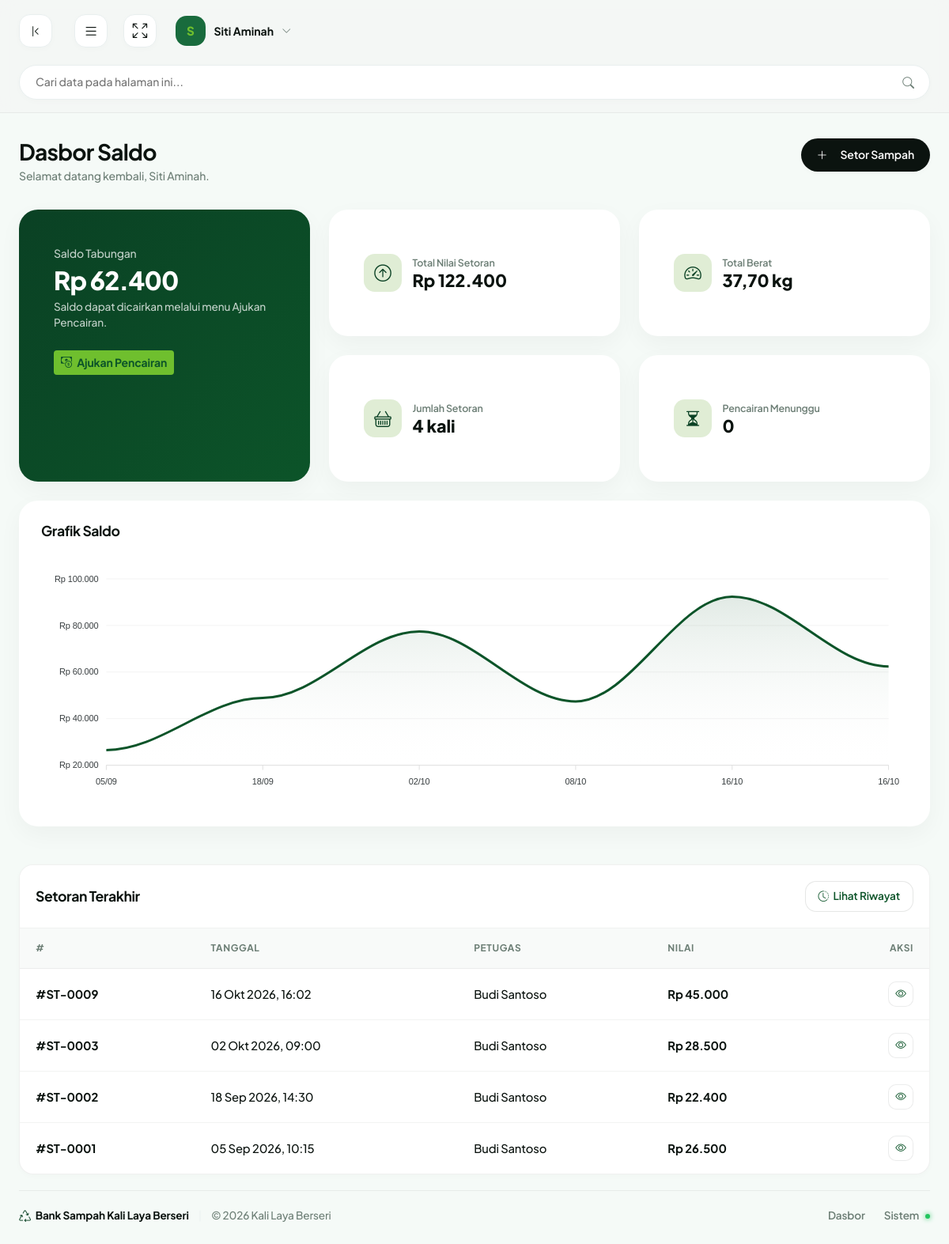
Screenshot of /nasabah/dashboard.php (signed in) with the database file from the repository.
### tables this page shows
CREATE TABLE `saldo_mutasi` (
  `id` int NOT NULL,
  `user_id` int NOT NULL,
  `tipe` enum('kredit','debit') NOT NULL,
  `nominal` decimal(14,2) NOT NULL DEFAULT '0.00',
  `saldo_akhir` decimal(14,2) NOT NULL DEFAULT '0.00',
  `ref_type` varchar(20) DEFAULT NULL,
  `ref_id` int DEFAULT NULL,
  `keterangan` varchar(255) DEFAULT NULL,
  `tanggal` datetime NOT NULL
);

CREATE TABLE `setoran` (
  `id` int NOT NULL,
  `user_id` int NOT NULL,
  `tanggal` datetime NOT NULL,
  `total_nilai` decimal(14,2) NOT NULL DEFAULT '0.00',
  `petugas_id` int DEFAULT NULL,
  `catatan` text
);

CREATE TABLE `users` (
  `id_user` int NOT NULL,
  `name` varchar(100) NOT NULL,
  `email` varchar(150) NOT NULL,
  `password` varchar(255) DEFAULT NULL,
  `google_id` varchar(64) DEFAULT NULL,
  `avatar` varchar(255) DEFAULT NULL,
  `role` enum('nasabah','pengurus','ketua') NOT NULL DEFAULT 'nasabah',
  `nik` varchar(20) DEFAULT NULL,
  `no_hp` varchar(20) DEFAULT NULL,
  `alamat` text,
  `code` int NOT NULL DEFAULT '0',
  `status` varchar(20) NOT NULL DEFAULT 'notverified',
  `aktif` tinyint(1) NOT NULL DEFAULT '1',
  `created_at` timestamp NOT NULL DEFAULT CURRENT_TIMESTAMP
);

### includes/fungsi.php (called while the page is built, shortened)
<?php
if (!function_exists('e')) {
    function e($value): string
    {
        return htmlspecialchars((string) $value, ENT_QUOTES, 'UTF-8');
    }
}
if (!function_exists('rupiah')) {
    function rupiah($angka, bool $prefix = true): string
    {
        $hasil = number_format((float) $angka, 0, ',', '.');
        return $prefix ? 'Rp ' . $hasil : $hasil;
    }
}
if (!function_exists('kg')) {
    function kg($angka): string
    {
        return number_format((float) $angka, 2, ',', '.') . ' kg';
    }
}
if (!function_exists('tanggal_id')) {
    function tanggal_id(?string $tanggal): string
    {
        $bulan = [
            1 => 'Jan', 'Feb', 'Mar', 'Apr', 'Mei', 'Jun',
            'Jul', 'Agu', 'Sep', 'Okt', 'Nov', 'Des',
        ];
        $ts = strtotime($tanggal);
        return date('d', $ts) . ' ' . $bulan[(int) date('n', $ts)] . ' ' . date('Y', $ts);
    }
}
if (!function_exists('tanggal_waktu_id')) {
    function tanggal_waktu_id(?string $tanggal): string
    {
        $ts = strtotime($tanggal);
        return tanggal_id($tanggal) . ', ' . date('H:i', $ts);
    }
}
if (!function_exists('get_saldo')) {
    function get_saldo(mysqli $con, int $user_id): float
    {
        $stmt = mysqli_prepare(
            $con,
            'SELECT saldo_akhir FROM saldo_mutasi WHERE user_id = ? ORDER BY id DESC LIMIT 1'
        );
        mysqli_stmt_bind_param($stmt, 'i', $user_id);
        mysqli_stmt_execute($stmt);
        $res = mysqli_stmt_get_result($stmt);
        $row = $res ? mysqli_fetch_assoc($res) : null;
        return $row ? (float) $row['saldo_akhir'] : 0.0;
    }
}

### includes/auth.php (called while the page is built, shortened)
<?php
require_once __DIR__ . '/../connection.php';
require_once __DIR__ . '/fungsi.php';
if (!function_exists('current_user')) {
    function current_user(): array
    {
        return [
            'id_user' => (int) ($_SESSION['id_user'] ?? 0),
            'name'    => $_SESSION['name'] ?? '',
            'email'   => $_SESSION['email'] ?? '',
            'role'    => $_SESSION['role'] ?? '',
        ];
    }
}

### nasabah/dashboard.php (the view, shortened to what this page needs)
<?php
$base = '../';
require_once __DIR__ . '/../includes/auth.php';
$u   = current_user();
$uid = $u['id_user'];
$saldo = get_saldo($con, $uid);
$stmt = mysqli_prepare($con, "SELECT COALESCE(SUM(total_nilai),0) AS total, COUNT(*) AS jumlah FROM setoran WHERE user_id = ?");
mysqli_stmt_bind_param($stmt, 'i', $uid);
mysqli_stmt_execute($stmt);
$row = mysqli_fetch_assoc(mysqli_stmt_get_result($stmt));
$total_setoran = (float) $row['total'];
$jumlah_setoran = (int) $row['jumlah'];
$stmt = mysqli_prepare($con, "SELECT COALESCE(SUM(d.berat_kg),0) AS total FROM detail_setoran d JOIN setoran s ON s.id = d.setoran_id WHERE s.user_id = ?");
mysqli_stmt_bind_param($stmt, 'i', $uid);
mysqli_stmt_execute($stmt);
$row = mysqli_fetch_assoc(mysqli_stmt_get_result($stmt));
$total_berat = (float) $row['total'];
$stmt = mysqli_prepare($con, "SELECT COUNT(*) AS c FROM pencairan WHERE user_id = ? AND status = 'menunggu'");
mysqli_stmt_bind_param($stmt, 'i', $uid);
mysqli_stmt_execute($stmt);
$row = mysqli_fetch_assoc(mysqli_stmt_get_result($stmt));
$pencairan_menunggu = (int) $row['c'];
$stmt = mysqli_prepare($con, "SELECT s.id, s.tanggal, s.total_nilai, u.name AS petugas FROM setoran s LEFT JOIN users u ON u.id_user = s.petugas_id WHERE s.user_id = ? ORDER BY s.tanggal DESC LIMIT 5");
mysqli_stmt_bind_param($stmt, 'i', $uid);
mysqli_stmt_execute($stmt);
$setoran_list = mysqli_stmt_get_result($stmt);
$setoran_rows = [];
while ($r = mysqli_fetch_assoc($setoran_list)) { $setoran_rows[] = $r; }
$page_title    = 'Dasbor Saldo';
$page_subtitle = 'Selamat datang kembali, ' . $u['name'] . '.';
$page_actions  = '<a href="setor.php" class="btn btn-dark-custom"><i class="bi bi-plus-lg me-1"></i> Setor Sampah</a>';
require __DIR__ . '/../includes/header.php';
?>
<div class="row g-4">
  <div class="col-lg-4">
    <div class="card h-100" style="background: linear-gradient(135deg, var(--brand-forest-medium), var(--brand-forest-dark)); color:#fff; border:none;">
      <div class="card-body">
        <span class="stat-label" style="color: rgba(255,255,255,.75);">Saldo Tabungan</span>
        <div class="stat-value" style="color:#fff; font-size: 2rem; margin:.35rem 0;"><?= e(rupiah($saldo)) ?></div>
        <p class="mb-4" style="color: rgba(255,255,255,.75); font-size:.85rem;">Saldo dapat dicairkan melalui menu Ajukan Pencairan.</p>
        <a href="pencairan.php" class="btn btn-sm" style="background: var(--brand-lime); color: var(--brand-forest-dark); font-weight:700;">
          <i class="bi bi-cash-coin me-1"></i> Ajukan Pencairan
        </a>
      </div>
    </div>
  </div>
  <div class="col-lg-8">
    <div class="row g-4">
      <div class="col-sm-6">
        <div class="card h-100"><div class="card-body stat-mini">
          <div class="stat-mini-icon"><i class="bi bi-arrow-up-circle"></i></div>
          <div><div class="stat-mini-label">Total Nilai Setoran</div><div class="stat-mini-value"><?= e(rupiah($total_setoran)) ?></div></div>
        </div></div>
      </div>
      <div class="col-sm-6">
        <div class="card h-100"><div class="card-body stat-mini">
          <div class="stat-mini-icon"><i class="bi bi-speedometer2"></i></div>
          <div><div class="stat-mini-label">Total Berat</div><div class="stat-mini-value"><?= e(kg($total_berat)) ?></div></div>
        </div></div>
      </div>
      <div class="col-sm-6">
        <div class="card h-100"><div class="card-body stat-mini">
          <div class="stat-mini-icon"><i class="bi bi-basket"></i></div>
          <div><div class="stat-mini-label">Jumlah Setoran</div><div class="stat-mini-value"><?= e($jumlah_setoran) ?> kali</div></div>
        </div></div>
      </div>
      <div class="col-sm-6">
        <div class="card h-100"><div class="card-body stat-mini">
          <div class="stat-mini-icon"><i class="bi bi-hourglass-split"></i></div>
          <div><div class="stat-mini-label">Pencairan Menunggu</div><div class="stat-mini-value"><?= e($pencairan_menunggu) ?></div></div>
        </div></div>
      </div>
    </div>
  </div>
  <div class="col-12">
    <div class="card">
      <div class="card-header"><h2 class="card-title">Grafik Saldo</h2></div>
      <div id="saldo-chart"></div>
    </div>
  </div>
  <div class="col-12">
    <div class="table-card-custom">
      <div class="table-header-control">
        <h2 class="card-title mb-0">Setoran Terakhir</h2>
        <div class="table-filter-group">
          <a href="saldo.php" class="btn-table-action"><i class="bi bi-clock-history"></i> Lihat Riwayat</a>
        </div>
      </div>
      <div class="table-responsive">
        <table class="table-custom">
          <thead>
            <tr><th>#</th><th>Tanggal</th><th>Petugas</th><th>Nilai</th><th class="text-end">Aksi</th></tr>
          </thead>
          <tbody>
            <?php if (empty($setoran_rows)): ?>
              <tr><td colspan="5" class="text-center text-muted-green py-4">Belum ada setoran.</td></tr>
            <?php else: foreach ($setoran_rows as $s): ?>
              <tr>
                <td class="table-order-id">#ST-<?= e(str_pad($s['id'], 4, '0', STR_PAD_LEFT)) ?></td>
                <td><?= e(tanggal_waktu_id($s['tanggal'])) ?></td>
                <td><?= e($s['petugas'] ?: '-') ?></td>
                <td class="table-amount"><?= e(rupiah($s['total_nilai'])) ?></td>
                <td class="text-end"><a href="setor.php?id=<?= e($s['id']) ?>" class="table-btn-action" title="Detail"><i class="bi bi-eye"></i></a></td>
              </tr>
            <?php endforeach; endif; ?>
          </tbody>
        </table>
      </div>
    </div>
  </div>
</div>
<?php require __DIR__ . '/../includes/footer.php'; ?>

### includes/header.php (shortened to what this page needs)
<?php
require_once __DIR__ . '/auth.php';
$base          = $base ?? '';
$page_title    = $page_title ?? 'Dasbor';
$page_subtitle = $page_subtitle ?? '';
$page_actions  = $page_actions ?? '';
$u = current_user();
?>
<!DOCTYPE html>
<html lang="id">
<head>
  <link rel="stylesheet" href="<?= e($base) ?>assets/libs/bootstrap/css/bootstrap.min.css">
  <link rel="stylesheet" href="<?= e($base) ?>assets/libs/bootstrap-icons/bootstrap-icons.css">
  <link rel="stylesheet" href="<?= e($base) ?>assets/libs/apexcharts/apexcharts.css">
  <link rel="stylesheet" href="<?= e($base) ?>assets/libs/flatpickr/flatpickr.min.css">
  <link rel="stylesheet" href="<?= e($base) ?>assets/css/main.css">
  <link rel="stylesheet" href="<?= e($base) ?>assets/css/app.css">
</head>
<body>
  <div class="main-wrapper">
    <header class="navbar-custom">
      <div class="navbar-left">
        <button class="btn-desktop-toggle d-none d-xl-flex align-items-center justify-content-center me-3"
          id="desktop-sidebar-toggle" aria-label="Minimize Sidebar" type="button">
          <i class="bi bi-chevron-bar-left"></i>
        </button>
        <button class="sidebar-toggle-btn me-2" id="sidebar-toggle" aria-label="Toggle Navigation" type="button">
          <i class="bi bi-list"></i>
        </button>
      </div>
      <div class="navbar-search-wrapper">
        <input type="text" class="navbar-search-input" placeholder="Cari data pada halaman ini..." id="main-search">
        <button class="navbar-search-btn" aria-label="Search" type="button">
          <i class="bi bi-search"></i>
        </button>
      </div>
      <div class="navbar-actions">
        <button class="navbar-action-btn me-1" aria-label="Toggle Fullscreen" id="btn-fullscreen" type="button">
          <i class="bi bi-arrows-fullscreen"></i>
        </button>
        <div class="dropdown ms-2">
          <button class="navbar-profile-btn dropdown-toggle" type="button" data-bs-toggle="dropdown"
            aria-expanded="false" id="profile-dropdown">
            <span class="navbar-profile-img app-avatar-initial"><?= e(mb_substr($u['name'] ?: 'U', 0, 1)) ?></span>
            <span class="navbar-profile-name d-none d-md-inline"><?= e($u['name']) ?></span>
            <i class="bi bi-chevron-down navbar-profile-caret"></i>
          </button>
        </div>
      </div>
    </header>
    <div class="page-header">
      <div>
        <h1 class="page-title"><?= e($page_title) ?></h1>
        <?php if ($page_subtitle !== ''): ?>
          <p class="page-subtitle"><?= e($page_subtitle) ?></p>
        <?php endif; ?>
      </div>
      <?php if ($page_actions !== ''): ?>
        <div class="d-flex flex-wrap gap-2"><?= $page_actions ?></div>
      <?php endif; ?>
    </div>

### includes/footer.php (shortened to what this page needs)
    <footer class="footer-custom">
      <div class="footer-left">
        <span class="footer-logo">
          <i class="bi bi-recycle"></i> Bank Sampah Kali Laya Berseri
        </span>
        <span class="footer-separator">|</span>
        <span class="footer-copy">&copy; <?= date('Y') ?> Kali Laya Berseri</span>
      </div>
      <div class="footer-right">
        <ul class="footer-links">
          <li><a href="<?= e($base ?? '') ?>index.php" class="footer-link">Dasbor</a></li>
          <li><span class="footer-link">Sistem <span class="status-dot"></span></span></li>
        </ul>
      </div>
    </footer>
  </div>
</body>
</html>

### assets/css/app.css (style rules this page uses)
.app-avatar-initial { display: inline-flex; align-items: center; justify-content: center; width: 42px; height: 42px; border-radius: var(--radius-lg); background-color: var(--brand-forest-light); color: var(--brand-lime); font-weight: 800; font-size: 1.05rem; text-transform: uppercase; flex-shrink: 0; }
.navbar-profile-img.app-avatar-initial { width: 38px; height: 38px; font-size: 0.95rem; }
.stat-mini { display: flex; align-items: center; gap: 0.85rem; }
.stat-mini-icon { width: 48px; height: 48px; border-radius: var(--radius-lg); display: flex; align-items: center; justify-content: center; font-size: 1.35rem; flex-shrink: 0; background-color: var(--brand-lime-translucent); color: var(--brand-forest-medium); }
.stat-mini-label { font-size: 0.78rem; font-weight: 600; color: var(--text-muted-green); margin-bottom: 0.1rem; }
.stat-mini-value { font-size: 1.35rem; font-weight: 800; color: var(--text-main); line-height: 1.15; }

### rows the page displays
saldo_mutasi: saldo_akhir "Rp 62.400"
setoran: id "0009", tanggal "16 Okt 2026, 16:02", petugas.name "Budi Santoso", total_nilai "Rp 45.000"
setoran: id "0003", tanggal "02 Okt 2026, 09:00", petugas.name "Budi Santoso", total_nilai "Rp 28.500"
setoran: id "0002", tanggal "18 Sep 2026, 14:30", petugas.name "Budi Santoso", total_nilai "Rp 22.400"
setoran: id "0001", tanggal "05 Sep 2026, 10:15", petugas.name "Budi Santoso", total_nilai "Rp 26.500"

### other values shown
mb_substr($u['name'] ?: 'U', 0, 1) "S"
$u['name'] "Siti Aminah"
$page_title "Dasbor Saldo"
$page_subtitle "Selamat datang kembali, Siti Aminah."
rupiah($total_setoran) "Rp 122.400"
kg($total_berat) "37,70 kg"
$jumlah_setoran "4"
$pencairan_menunggu "0"
